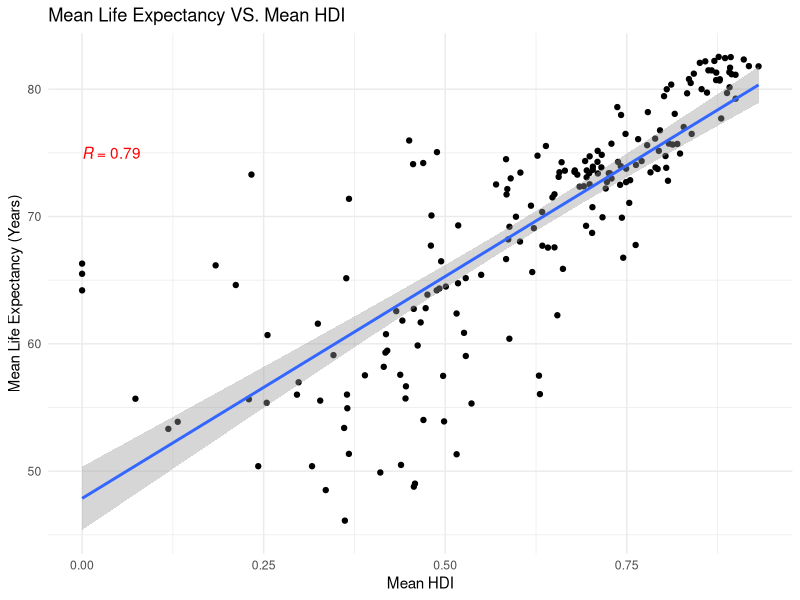
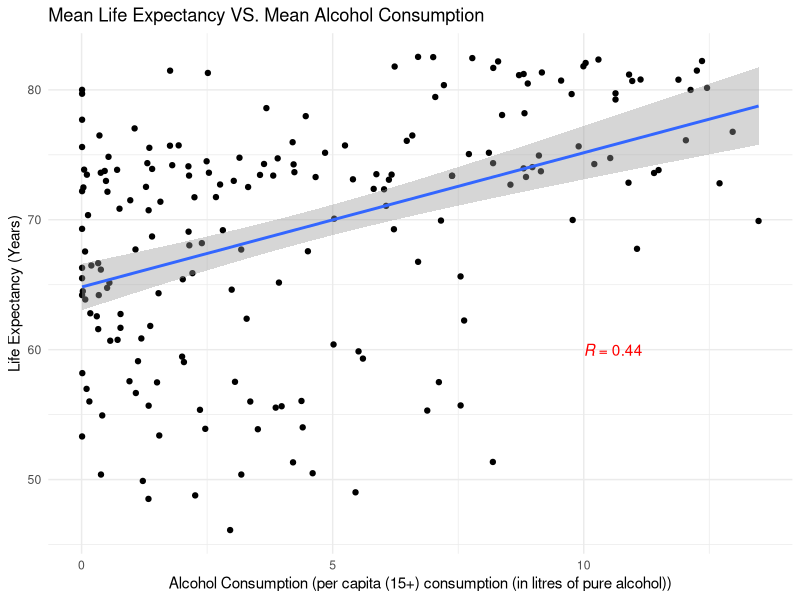
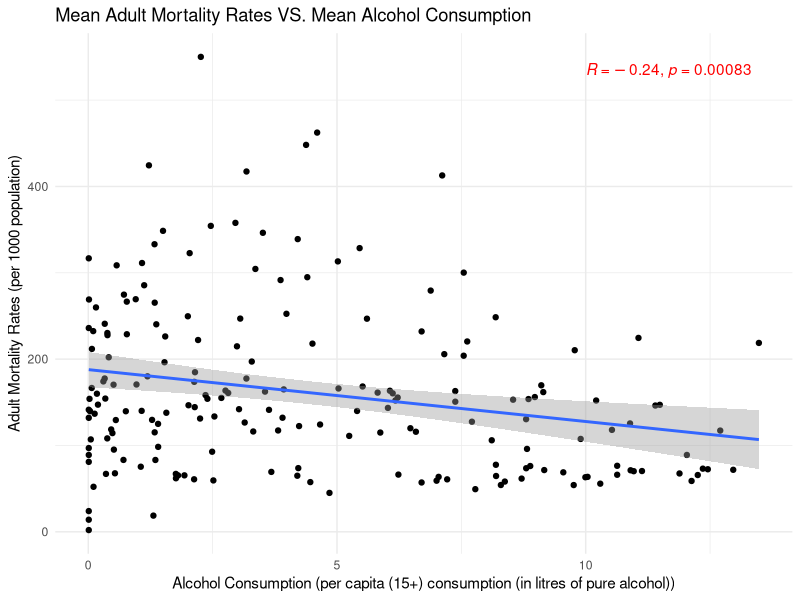
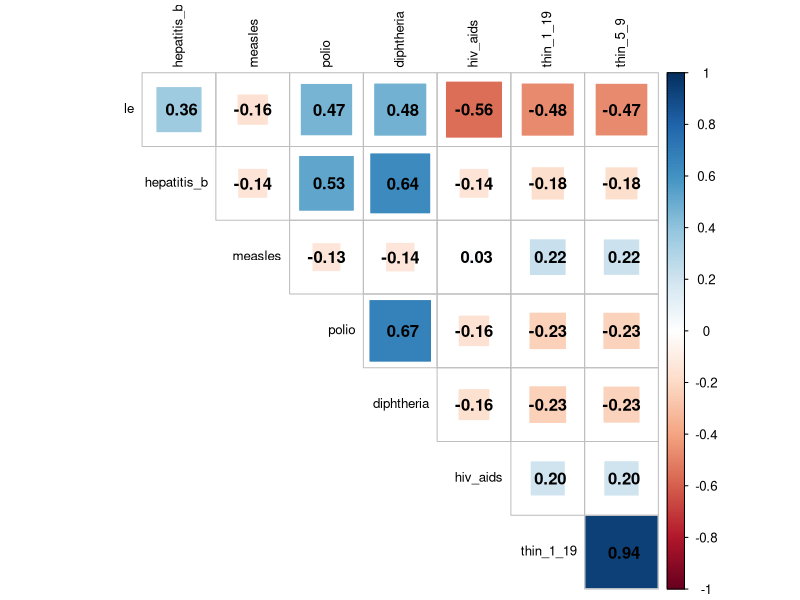

Source code (R) for these figures, in order:
## ---- chunk 1
library(tidyverse)
library(modelr)
library(mgcv)
library(corrplot)
library(ggpubr)

knitr::opts_chunk$set(
  echo = TRUE,
  fig.width = 6,
  fig.asp = .7,
  dpi = 800,
  out.width = "80%"
)

theme_set(theme_minimal())

options(
  ggplot2.continuous.colour = "viridis",
  ggplot2.continuous.fill = "viridis"
)

scale_colour_discrete = scale_colour_viridis_d
scale_fill_discrete = scale_fill_viridis_d
## ---- chunk 2
le_df = 
  read_csv("./data/Complete_Data.CSV") %>% 
  rename("HDI" = "incomecompositionofresources", "percent_exp" = "percentageexpenditure", "total_exp" = "totalexpenditure", "le" = "lifeexpectancy", "adult_mort" = "adult_mortality", "thin_1_19" = "thinness1_19years", "thin_5_9" = "thinness5_9years", "under_five" = "under_fivedeaths")
## ---- chunk 3
## mean life expectancy of each country from 2000 - 2015
Developed = 
  le_df %>% 
  filter(status == "Developed") %>% 
  group_by(country) %>% 
  summarize(Mean_LE = mean(le))

Developing = 
  le_df %>% 
  filter(status == "Developing") %>% 
  group_by(country) %>% 
  summarize(Mean_LE = mean(le))
## ---- chunk 4
var.test(Developed$Mean_LE, Developing$Mean_LE) %>% 
  broom::tidy() %>% 
  select(c(4,5,8,9)) %>% 
  knitr::kable(table.attr = "style='width:30%;'")
## ---- chunk 5
t.test(Developed$Mean_LE, Developing$Mean_LE, alternative = "greater", var.equal = FALSE) %>% 
  broom::tidy() %>% 
  select(c(4,5,6,9)) %>% 
  knitr::kable(table.attr = "style='width:30%;'")
## ---- chunk 6
human_develop = 
  le_df %>% 
  group_by(country) %>% 
  summarize(mean_LE = mean(le), 
            mean_HDI = mean(HDI))
## ---- chunk 7
human_develop %>% 
  ggplot(aes(x = mean_HDI, y = mean_LE)) +
  geom_point() +
  geom_smooth(method = "lm") +
  stat_cor(aes(label = ..r.label..), method = "pearson",  label.y = 75,color = "red") +
  labs(title = "Mean Life Expectancy VS. Mean HDI",
       x = "Mean HDI",
       y = "Mean Life Expectancy (Years)")
## ---- chunk 8
infant_underfive_deaths = 
  le_df %>% 
  group_by(country) %>% 
  summarize(mean_LE = mean(le),
            mean_infant = mean(infantdeaths),
            mean_underfive = mean(under_five))

avg_infants = mean(infant_underfive_deaths$mean_infant)
avg_under = mean(infant_underfive_deaths$mean_underfive)
x = c(avg_infants,avg_under)
n = c(1000,1000)
## ---- chunk 9
prop.test(x, n, correct = FALSE) %>% 
  broom::tidy() %>% 
  select(c(3,4,5,8)) %>% 
  knitr::kable(digits = 4)
## ---- chunk 10
alc = 
  le_df %>% 
  group_by(country) %>% 
  summarize(mean_LE = mean(le), 
            mean_alc = mean(alcohol))
## ---- chunk 11
alc %>% 
  ggplot(aes(x = mean_alc, y = mean_LE)) +
  geom_point() +
  geom_smooth(method = "lm") +
  stat_cor(aes(label = ..r.label..), method = "pearson", label.x = 10, label.y = 60, color = "red") +
  labs(title = "Mean Life Expectancy VS. Mean Alcohol Consumption",
       x = "Alcohol Consumption (per capita (15+) consumption (in litres of pure alcohol))",
       y = "Life Expectancy (Years)") 
## ---- chunk 12
alc_mortality = 
  le_df %>% 
  group_by(country) %>% 
  summarize(mean_mortality = mean(adult_mort), 
            mean_alc = mean(alcohol))
## ---- chunk 13
alc_mortality %>% 
  ggplot(aes(x = mean_alc, y = mean_mortality)) +
  geom_point() +
  geom_smooth(method = "lm") +
  stat_cor(method = "pearson", label.x = 10, color = "red") +
  labs(title = "Mean Adult Mortality Rates VS. Mean Alcohol Consumption",
       x = "Alcohol Consumption (per capita (15+) consumption (in litres of pure alcohol))",
       y = "Adult Mortality Rates (per 1000 population)") 
## ---- chunk 14
cor_df =
  le_df %>%
  dplyr::select(c(le, hepatitis_b, measles, polio, diphtheria, hiv_aids, thin_1_19, thin_5_9))

corrplot(cor(cor_df), type = "upper", diag = FALSE, method = "square", addCoef.col = "black", number.cex = 1, tl.col = "black", tl.cex = .8)
